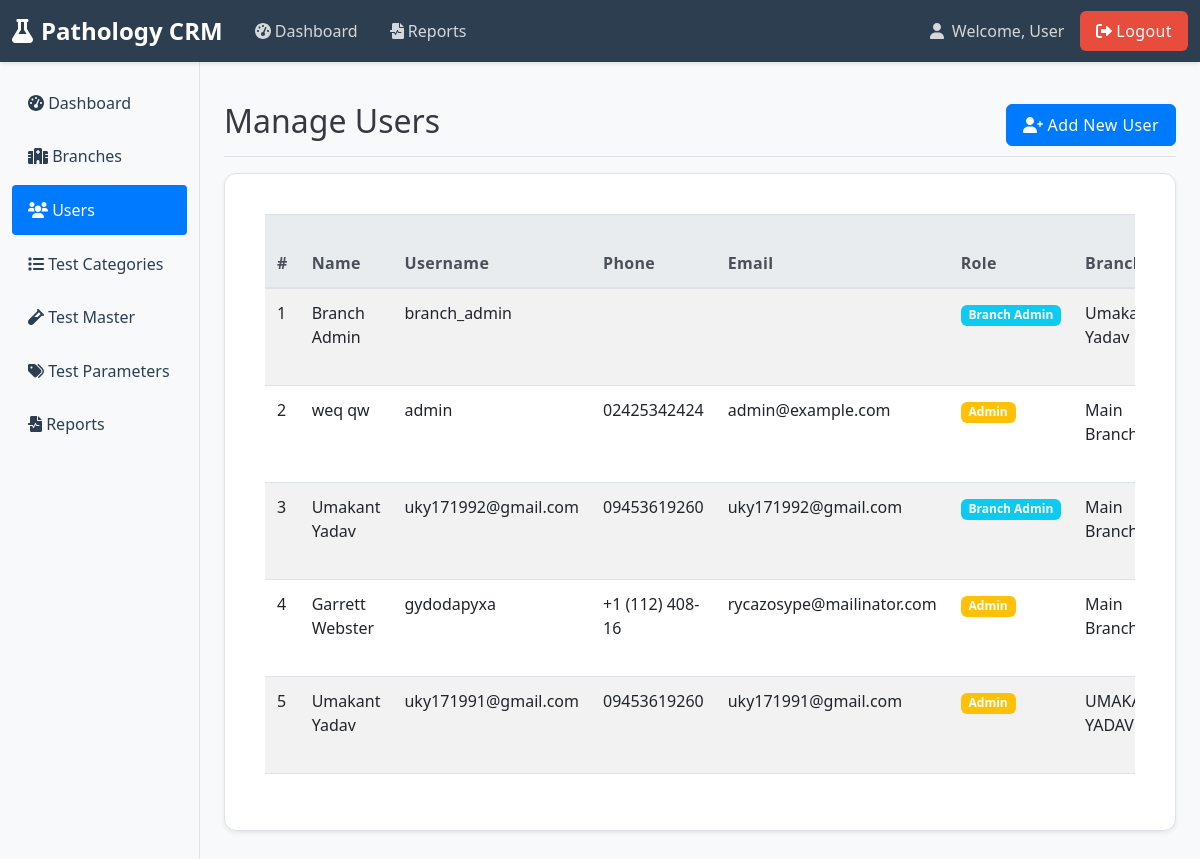
/admin/users.php (signed in), run on an earlier commit of the app's database.
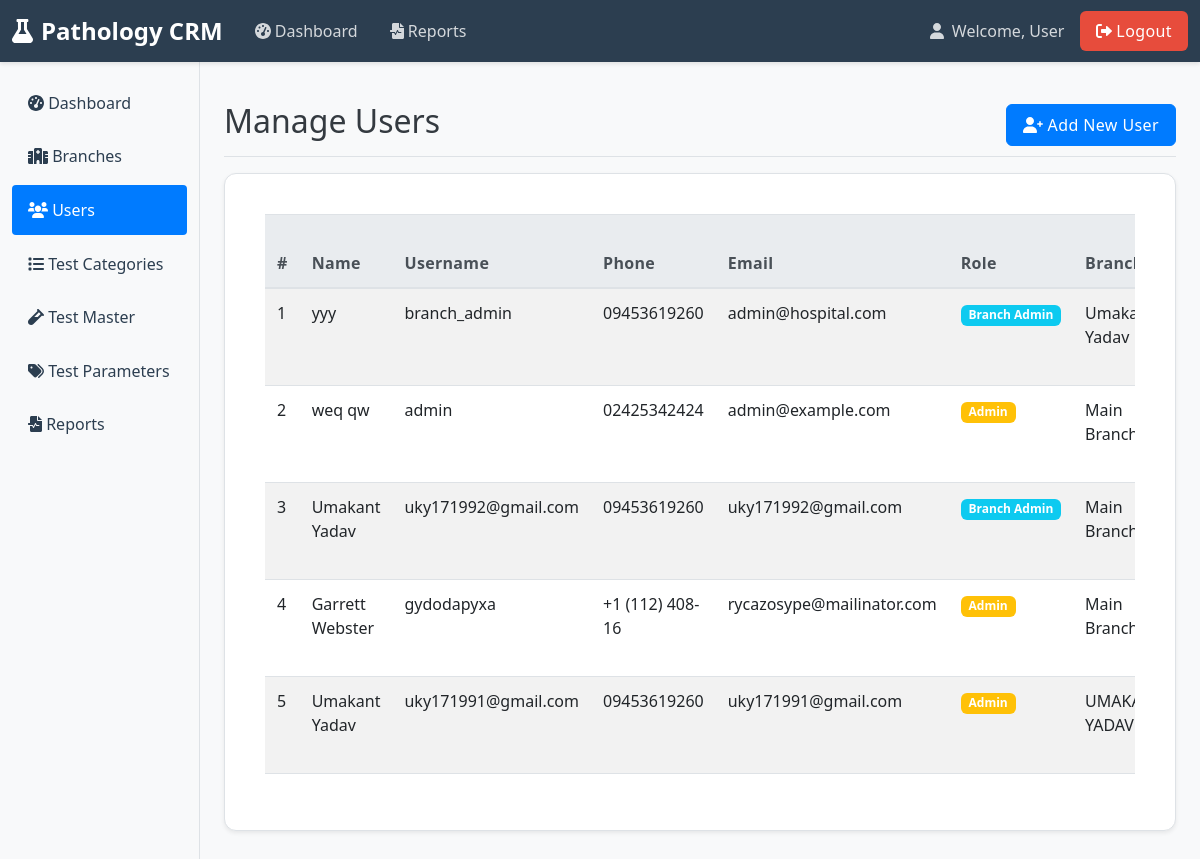
And on a later commit of the database.
### tables this page shows
CREATE TABLE `users` (
  `id` int(11) NOT NULL,
  `name` varchar(100) DEFAULT NULL,
  `username` varchar(50) DEFAULT NULL,
  `password` varchar(255) DEFAULT NULL,
  `phone` varchar(15) DEFAULT NULL,
  `email` varchar(100) DEFAULT NULL,
  `role` enum('admin','branch_admin','receptionist','technician') DEFAULT 'technician',
  `branch_id` int(11) DEFAULT NULL,
  `last_login` datetime DEFAULT NULL,
  `status` tinyint(4) DEFAULT 1,
  `created_at` timestamp NULL DEFAULT current_timestamp()
);

CREATE TABLE `branches` (
  `id` int(11) NOT NULL,
  `branch_code` varchar(20) DEFAULT NULL,
  `branch_name` varchar(100) DEFAULT NULL,
  `address` text DEFAULT NULL,
  `city` varchar(100) DEFAULT NULL,
  `state` varchar(100) DEFAULT NULL,
  `pincode` varchar(10) DEFAULT NULL,
  `phone` varchar(15) DEFAULT NULL,
  `email` varchar(100) DEFAULT NULL,
  `status` tinyint(4) DEFAULT 1,
  `created_at` timestamp NOT NULL DEFAULT current_timestamp()
);

### admin/users.php (the view, shortened to what this page needs)
<?php
require_once '../auth/session-check.php';
function getRoleBadgeColor($role) {
    $colors = [
        'master_admin' => 'danger',
        'admin' => 'warning',
        'branch_admin' => 'info',
        'receptionist' => 'success',
        'technician' => 'primary'
    ];
    return $colors[$role] ?? 'secondary';
}
function formatRole($role) {
    return ucwords(str_replace('_', ' ', $role));
}
$users = $conn->query("
    SELECT u.*, b.branch_name
    FROM users u
    LEFT JOIN branches b ON u.branch_id = b.id
    ORDER BY u.id DESC
")->fetchAll(PDO::FETCH_ASSOC);
include '../inc/header.php';
?>
<link rel="stylesheet" href="admin-shared.css">
<div class="d-flex justify-content-between flex-wrap flex-md-nowrap align-items-center pt-3 pb-2 mb-3 border-bottom">
    <h1 class="h2">Manage Users</h1>
    <button type="button" class="btn btn-primary" data-bs-toggle="modal" data-bs-target="#addUserModal">
        <i class="fas fa-user-plus"></i> Add New User
    </button>
</div>
<div class="card">
    <div class="card-body">
        <div class="table-responsive">
            <table class="table table-striped table-hover align-middle">
                <thead class="table-light">
                    <tr>
                        <th>#</th>
                        <th>Name</th>
                        <th>Username</th>
                        <th>Phone</th>
                        <th>Email</th>
                        <th>Role</th>
                        <th>Branch</th>
                    </tr>
                </thead>
                <tbody>
                    <?php if (empty($users)): ?>
                        <tr>
                            <td colspan="11" class="text-center py-4">
                                <div class="text-muted">
                                    <i class="fas fa-users fa-2x mb-2"></i>
                                    <p>No users found</p>
                                </div>
                            </td>
                        </tr>
                    <?php else: ?>
                        <?php $sr_no = 1;  ?>
                        <?php foreach($users as $user): ?>
                            <tr>
                                <td><?php echo $sr_no++; ?></td> <?php  ?>
                                <td><?php echo htmlspecialchars($user['name']); ?></td>
                                <td><?php echo htmlspecialchars($user['username']); ?></td>
                                <td><?php echo htmlspecialchars($user['phone']); ?></td>
                                <td><?php echo htmlspecialchars($user['email']); ?></td>
                                <td><span class="badge bg-<?php echo getRoleBadgeColor($user['role']); ?>"><?php echo formatRole($user['role']); ?></span></td>
                                <td><?php echo htmlspecialchars($user['branch_name'] ?? '-'); ?></td>
                            </tr>
                        <?php endforeach; ?>
                    <?php endif; ?>
                </tbody>
            </table>
        </div>
    </div>
</div>
<?php include '../inc/footer.php'; ?>

### inc/header.php (shortened to what this page needs)
<!DOCTYPE html>
<html lang="en">
<head>
    <link href="https://cdn.jsdelivr.net/npm/bootstrap@5.3.0/dist/css/bootstrap.min.css" rel="stylesheet">
    <link href="https://cdnjs.cloudflare.com/ajax/libs/font-awesome/6.0.0/css/all.min.css" rel="stylesheet">
</head>
<body>
    <nav class="navbar navbar-expand-lg navbar-dark">
        <div class="container-fluid">
            <a class="navbar-brand" href="/admin/dashboard.php">
                <i class="fas fa-flask me-2"></i>Pathology CRM
            </a>
            <div class="collapse navbar-collapse" id="navbarNav">
                <ul class="navbar-nav me-auto">
                    <li class="nav-item">
                        <a class="nav-link <?php echo basename($_SERVER['PHP_SELF']) == 'dashboard.php' ? 'active' : ''; ?>"
                           href="/admin/dashboard.php">
                            <i class="fas fa-tachometer-alt"></i> Dashboard
                        </a>
                    </li>
                    <li class="nav-item">
                        <a class="nav-link <?php echo basename($_SERVER['PHP_SELF']) == 'reports.php' ? 'active' : ''; ?>"
                           href="/admin/reports.php">
                            <i class="fas fa-file-medical-alt"></i> Reports
                        </a>
                    </li>
                </ul>
                <div class="d-flex align-items-center">
                    <span class="user-info">
                        <i class="fas fa-user me-1"></i>
                        Welcome, <?php echo htmlspecialchars($_SESSION['user_name'] ?? 'User'); ?>
                    </span>
                    <a href="/auth/logout.php" class="btn logout-btn">
                        <i class="fas fa-sign-out-alt me-1"></i>Logout
                    </a>
                </div>
            </div>
        </div>
    </nav>
    <div class="container-fluid">
        <div class="row">
            <nav class="col-md-2 sidebar">
                <div class="position-sticky">
                    <ul class="nav flex-column">
                        <li class="nav-item">
                            <a class="nav-link <?php echo basename($_SERVER['PHP_SELF']) == 'dashboard.php' ? 'active' : ''; ?>"
                               href="/admin/dashboard.php">
                                <i class="fas fa-tachometer-alt"></i> Dashboard
                            </a>
                        </li>
                        <li class="nav-item">
                            <a class="nav-link <?php echo basename($_SERVER['PHP_SELF']) == 'branches.php' ? 'active' : ''; ?>"
                               href="/admin/branches.php">
                                <i class="fas fa-hospital"></i> Branches
                            </a>
                        </li>
                        <li class="nav-item">
                            <a class="nav-link <?php echo basename($_SERVER['PHP_SELF']) == 'users.php' ? 'active' : ''; ?>"
                               href="/admin/users.php">
                                <i class="fas fa-users"></i> Users
                            </a>
                        </li>
                        <li class="nav-item">
                            <a class="nav-link <?php echo basename($_SERVER['PHP_SELF']) == 'test-categories.php' ? 'active' : ''; ?>"
                               href="/admin/test-categories.php">
                                <i class="fas fa-list"></i> Test Categories
                            </a>
                        </li>
                        <li class="nav-item">
                            <a class="nav-link <?php echo basename($_SERVER['PHP_SELF']) == 'test-master.php' ? 'active' : ''; ?>"
                               href="/admin/test-master.php">
                                <i class="fas fa-vial"></i> Test Master
                            </a>
                        </li>
                        <li class="nav-item">
                            <a class="nav-link <?php echo basename($_SERVER['PHP_SELF']) == 'test-parameters.php' ? 'active' : ''; ?>"
                               href="/admin/test-parameters.php">
                                <i class="fas fa-tags"></i> Test Parameters
                            </a>
                        </li>
                        <li class="nav-item">
                            <a class="nav-link <?php echo basename($_SERVER['PHP_SELF']) == 'reports.php' ? 'active' : ''; ?>"
                               href="/admin/reports.php">
                                <i class="fas fa-file-medical-alt"></i> Reports
                            </a>
                        </li>
                    </ul>
                </div>
            </nav>
            <main class="col-md-10 ms-sm-auto content">

### inc/footer.php (shortened to what this page needs)
            </main>
        </div>
    </div>
</body>
</html>

### admin/admin-shared.css (style rules this page uses)
body { background-color: #f8f9fa; color: #343a40; font-family: 'Segoe UI', Tahoma, Geneva, Verdana, sans-serif; }
.card, .card-stats, .card-summary, .card-table, .card-form, .dashboard-card, .dashboard-card-small { background-color: #ffffff; border: 1px solid #dee2e6; border-radius: 0.75rem; box-shadow: 0 0.125rem 0.25rem rgba(0, 0, 0, 0.075); transition: box-shadow 0.3s ease-in-out, transform 0.3s ease-in-out; margin-bottom: 1.5rem; padding: 1.5rem; }
.table { width: 100%; margin-bottom: 1rem; color: #212529; border-collapse: collapse; }
.table th, .table td { padding: 0.75rem; vertical-align: top; border-top: 1px solid #dee2e6; }
.table thead th { vertical-align: bottom; border-bottom: 2px solid #dee2e6; background-color: #e9ecef; font-weight: 600; color: #495057; letter-spacing: 0.02em; }
.table tbody tr:nth-of-type(odd) { background-color: rgba(0, 0, 0, 0.02); }
.btn { border-radius: 0.375rem; font-weight: 500; letter-spacing: 0.025em; padding: 0.5rem 1rem; transition: background-color 0.2s ease-in-out, border-color 0.2s ease-in-out, box-shadow 0.2s ease-in-out; }
.btn-primary { background-color: #007bff; border-color: #007bff; color: white; }

### inc/header.php (style rules this page uses)
.navbar-brand { font-size: 1.5rem; font-weight: 600; color: #fff !important; }
.navbar { background-color: #2c3e50 !important; box-shadow: 0 2px 4px rgba(0,0,0,0.1); }
.nav-link { color: rgba(255,255,255,0.8) !important; padding: 0.5rem 1rem !important; transition: all 0.3s ease; }
.nav-link.active { color: #fff !important; background-color: rgba(255,255,255,0.2); border-radius: 4px; }
.user-info { color: rgba(255,255,255,0.8); margin-right: 1rem; }
.logout-btn { background-color: #e74c3c; border: none; padding: 0.5rem 1rem; border-radius: 4px; color: #fff; transition: all 0.3s ease; }
.sidebar { background-color: #f8f9fa; min-height: calc(100vh - 56px); padding-top: 1rem; border-right: 1px solid #dee2e6; }
.sidebar .nav-link { color: #2c3e50 !important; padding: 0.8rem 1rem !important; border-radius: 4px; margin-bottom: 0.25rem; }
.sidebar .nav-link.active { background-color: #007bff; color: #fff !important; }
.content { padding: 1.5rem; }

What changed in the data, as far as the page shows it:
changed users "branch_admin": name "Branch Admin" → "yyy"; phone (not shown) → "09453619260"; email (not shown) → "admin@hospital.com"
